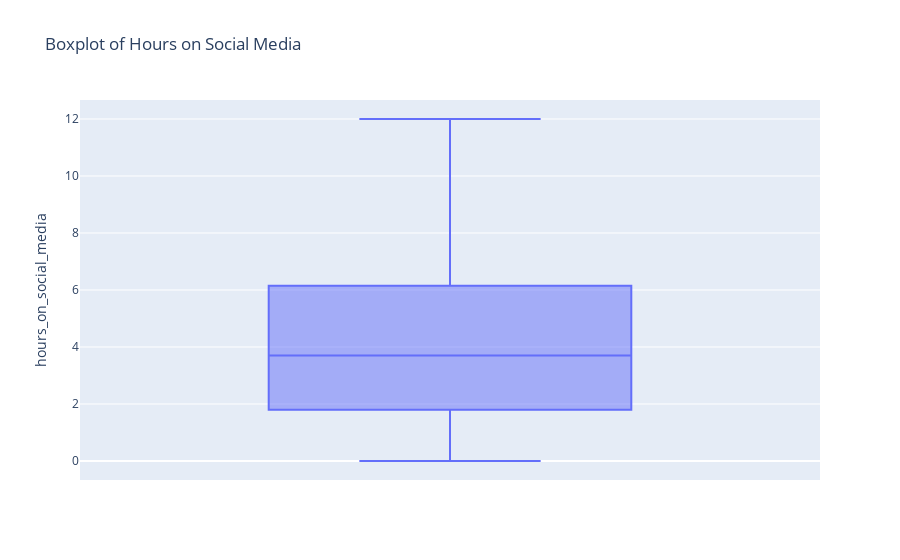

Notebook code for this chart:
### Markdown cell above
## Handling outliers

### Code cell
# Create the box plot for hours_on_social_media
fig1 = px.box(df, y='hours_on_social_media', title='Boxplot of Hours on Social Media')
fig1.show()

### Figure 1 — Plotly figure (JSON) as saved in the notebook; plotly's stock layout.template omitted (floating-point values rounded to 4 significant figures; data arrays with more than 128 entries replaced by an {"elided": "..."} marker saying what was removed)
{"data": [{"alignmentgroup": "True", "hovertemplate": "hours_on_social_media=%{y}<extra></extra>", "legendgroup": "", "marker": {"color": "#636efa"}, "name": "", "notched": false, "offsetgroup": "", "orientation": "v", "showlegend": false, "type": "box", "x0": " ", "xaxis": "x", "y": {"elided": "219 float values"}, "y0": " ", "yaxis": "y"}], "layout": {"boxmode": "group", "legend": {"tracegroupgap": 0}, "title": {"text": "Boxplot of Hours on Social Media"}, "xaxis": {"anchor": "y", "domain": [0, 1]}, "yaxis": {"anchor": "x", "domain": [0, 1], "title": {"text": "hours_on_social_media"}}}}
